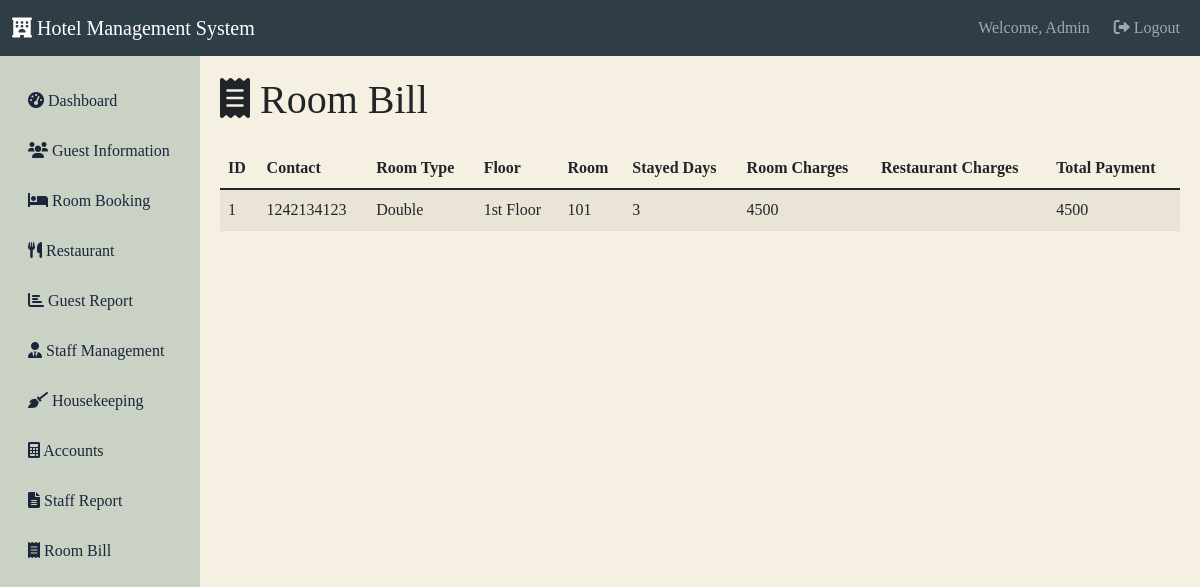
/room/bill (signed in), run on the app's committed database.
### tables this page shows
CREATE TABLE admin_emp (
            id INTEGER PRIMARY KEY AUTOINCREMENT,
            name TEXT NOT NULL,
            emp_id TEXT UNIQUE NOT NULL,
            department TEXT NOT NULL,
            type TEXT NOT NULL,
            password TEXT NOT NULL
        );

CREATE TABLE room_book (
            id INTEGER PRIMARY KEY AUTOINCREMENT,
            contact TEXT NOT NULL,
            room_type TEXT NOT NULL,
            floor TEXT NOT NULL,
            room TEXT NOT NULL,
            check_in TEXT NOT NULL,
            check_out TEXT NOT NULL
        );

### routes/room.py (the view)
@room_bp.route('/bill')
@login_required
def bill():
    conn = get_db()
    cursor = conn.cursor()
    cursor.execute('SELECT * FROM room_book ORDER BY id DESC')
    bookings = cursor.fetchall()
    price_per_day_map = {
        'Single': 1000,
        'Double': 1500,
        'Suite': 2500
    }
    bookings_with_billing = []
    from datetime import datetime
    for booking in bookings:
        check_in = datetime.strptime(booking['check_in'], '%Y-%m-%d')
        check_out = datetime.strptime(booking['check_out'], '%Y-%m-%d')
        num_days = (check_out - check_in).days
        if num_days <= 0:
            num_days = 1  # minimum 1 day charge
        room_price_per_day = price_per_day_map.get(booking['room_type'], 1000)
        room_charges = num_days * room_price_per_day
        total_payment = room_charges
        booking_dict = dict(booking)
        booking_dict['stayed_days'] = num_days
        booking_dict['room_charges'] = room_charges
        booking_dict['total_payment'] = total_payment
        bookings_with_billing.append(booking_dict)
    conn.close()
    return render_template('room/bill.html', bookings=bookings_with_billing)

### app.py (called while the page is built)
@login_manager.user_loader
def load_user(user_id):
    from models import User
    return User.get(user_id)

### database.py (called while the page is built)
def get_db():
    conn = sqlite3.connect(Config.DATABASE_PATH)
    conn.row_factory = sqlite3.Row
    return conn

### models.py (called while the page is built)
    @staticmethod
    def get(user_id):
        conn = get_db()
        cursor = conn.cursor()
        cursor.execute('SELECT * FROM admin_emp WHERE id = ?', (user_id,))
        user_data = cursor.fetchone()
        conn.close()
        if user_data:
            return User(
                id=user_data['id'],
                name=user_data['name'],
                emp_id=user_data['emp_id'],
                department=user_data['department'],
                user_type=user_data['type']
            )
        return None

### templates/room/bill.html (shortened to what this page needs)
{% extends "base.html" %}
{% block content %}
<div class="row">
    <div class="col-12">
        <h1 class="mb-4"><i class="fas fa-receipt"></i> Room Bill</h1>
        {% if bookings %}
        <table class="table table-striped">
            <thead>
                <tr>
                    <th>ID</th>
                    <th>Contact</th>
                    <th>Room Type</th>
                    <th>Floor</th>
                    <th>Room</th>
                    <th>Stayed Days</th>
                    <th>Room Charges</th>
                    <th>Restaurant Charges</th>
                    <th>Total Payment</th>
                </tr>
            </thead>
            <tbody>
                {% for booking in bookings %}
                <tr>
                    <td>{{ booking.id }}</td>
                    <td>{{ booking.contact }}</td>
                    <td>{{ booking.room_type }}</td>
                    <td>{{ booking.floor }}</td>
                    <td>{{ booking.room }}</td>
                    <td>{{ booking.stayed_days }}</td>
                    <td>{{ booking.room_charges }}</td>
                    <td>{{ booking.restaurant_charges }}</td>
                    <td>{{ booking.total_payment }}</td>
                </tr>
                {% endfor %}
            </tbody>
        </table>
        {% else %}
        <p>No bookings found.</p>
        {% endif %}
    </div>
</div>
{% endblock %}

### templates/base.html (shortened to what this page needs)
<!DOCTYPE html>
<html lang="en">
<head>
    <link href="https://cdn.jsdelivr.net/npm/bootstrap@5.1.3/dist/css/bootstrap.min.css" rel="stylesheet">
    <link href="https://cdnjs.cloudflare.com/ajax/libs/font-awesome/6.0.0/css/all.min.css" rel="stylesheet">
</head>
<body>
    <nav class="navbar navbar-expand-lg navbar-dark">
        <div class="container-fluid">
            <a class="navbar-brand" href="{{ url_for('main.dashboard') }}">
                <i class="fas fa-hotel"></i> Hotel Management System
            </a>
            {% if current_user.is_authenticated %}
            <div class="navbar-nav ms-auto">
                <span class="navbar-text me-3">Welcome, {{ current_user.name }}</span>
                <a class="nav-link" href="{{ url_for('auth.logout') }}">
                    <i class="fas fa-sign-out-alt"></i> Logout
                </a>
            </div>
            {% else %}
            <div class="navbar-nav ms-auto">
                <a class="nav-link" href="{{ url_for('auth.login') }}">
                    <i class="fas fa-sign-in-alt"></i> Login
                </a>
            </div>
            {% endif %}
        </div>
    </nav>
    <div class="container-fluid">
        <div class="row">
            {% if current_user.is_authenticated %}
            <nav class="col-md-2 sidebar">
                <div class="nav flex-column">
                    <a class="nav-link" href="{{ url_for('main.dashboard') }}">
                        <i class="fas fa-tachometer-alt"></i> Dashboard
                    </a>
                    <a class="nav-link" href="{{ url_for('guest.index') }}">
                        <i class="fas fa-users"></i> Guest Information
                    </a>
                    <a class="nav-link" href="{{ url_for('room.booking') }}">
                        <i class="fas fa-bed"></i> Room Booking
                    </a>
                    <a class="nav-link" href="{{ url_for('restaurant.index') }}">
                        <i class="fas fa-utensils"></i> Restaurant
                    </a>
                    <a class="nav-link" href="{{ url_for('report.guest_report') }}">
                        <i class="fas fa-chart-bar"></i> Guest Report
                    </a>
                    {% if session.user_type == 'Admin' %}
                    <a class="nav-link" href="{{ url_for('staff.index') }}">
                        <i class="fas fa-user-tie"></i> Staff Management
                    </a>
                    {% endif %}
                    <a class="nav-link" href="{{ url_for('housekeeping.index') }}">
                        <i class="fas fa-broom"></i> Housekeeping
                    </a>
                    <a class="nav-link" href="{{ url_for('account.index') }}">
                        <i class="fas fa-calculator"></i> Accounts
                    </a>
                    {% if session.user_type == 'Admin' %}
                    <a class="nav-link" href="{{ url_for('report.staff_report') }}">
                        <i class="fas fa-file-alt"></i> Staff Report
                    </a>
                    {% endif %}
                    <a class="nav-link" href="{{ url_for('room.bill') }}">
                        <i class="fas fa-receipt"></i> Room Bill
                    </a>
                </div>
            </nav>
            <main class="col-md-10 content">
            {% else %}
            <main class="col-12 content">
            {% endif %}
                {% block content %}{% endblock %}
            </main>
        </div>
    </div>
</body>
</html>

### templates/base.html (style rules this page uses)
:root { --primary-color: #2f3e46; --secondary-color: #cad2c5; --accent-color: #f5f0e1; --text-color: #1b263b; }
body { background-color: var(--accent-color); font-family: 'Times New Roman', serif; }
.navbar { background-color: var(--primary-color) !important; }
.sidebar { background-color: var(--secondary-color); min-height: calc(100vh - 56px); padding-top: 20px; }
.sidebar .nav-link { color: var(--text-color); margin: 5px 0; border-radius: 5px; }
.content { padding: 20px; }

### data on the page
admin_emp: name "Admin"
room_book: id "1", contact "1242134123", room_type "Double", floor "1st Floor", room "101", stayed_days "3", room_charges "4500", total_payment "4500"
